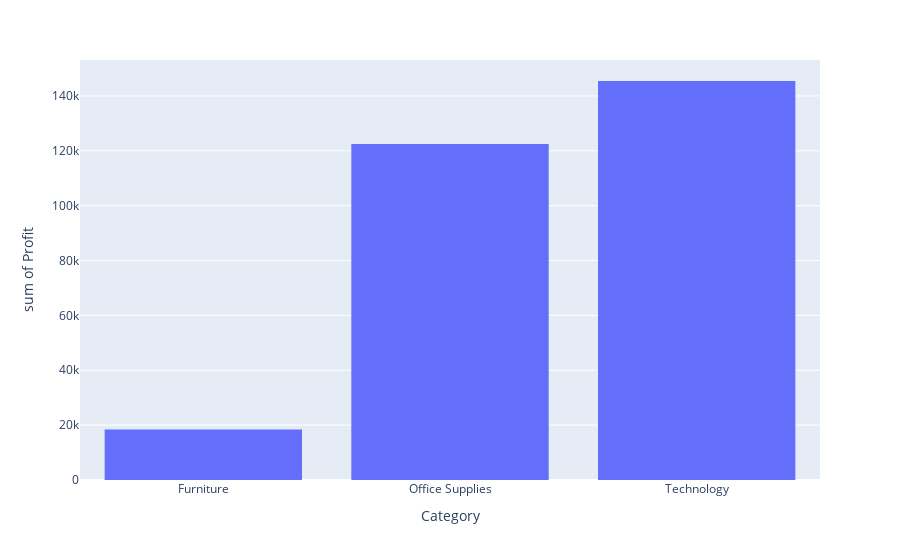

This figure's notebook cell:
### Markdown cell above
## Histograma - Lucro por categoria

### Code cell
px.histogram(df_loja, x="Category", y="Profit")

### Figure 1 — Plotly figure (JSON) as saved in the notebook; plotly's stock layout.template omitted (floating-point values rounded to 4 significant figures; data arrays with more than 128 entries replaced by an {"elided": "..."} marker saying what was removed)
{"data": [{"alignmentgroup": "True", "bingroup": "x", "histfunc": "sum", "hovertemplate": "Category=%{x}<br>sum of Profit=%{y}<extra></extra>", "legendgroup": "", "marker": {"color": "#636efa", "pattern": {"shape": ""}}, "name": "", "offsetgroup": "", "orientation": "v", "showlegend": false, "type": "histogram", "x": {"elided": "9994 str values"}, "xaxis": "x", "y": {"elided": "9994 float values"}, "yaxis": "y"}], "layout": {"barmode": "relative", "legend": {"tracegroupgap": 0}, "margin": {"t": 60}, "xaxis": {"anchor": "y", "domain": [0, 1], "title": {"text": "Category"}}, "yaxis": {"anchor": "x", "domain": [0, 1], "title": {"text": "sum of Profit"}}}}
